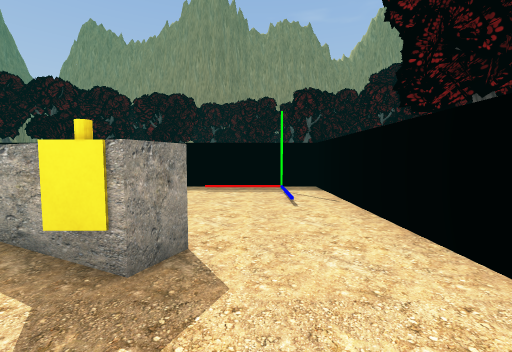
[1] (above)

16 first-person views from a walk through a scene from a Unity 3-D project. The camera is 1.3 m above the floor, tilts 4° down and sees 90° across. The floor is counted in squares, 1 m on a side. Each view is taken from the middle of a square. On the plan, view 1 faces up. The plan holds only what a view shows up to about 13 squares ahead; the rest is blank. The place goes on beyond the plan. The player is left out.

[2]
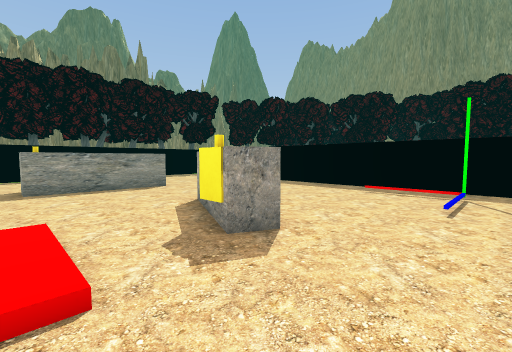

[3]
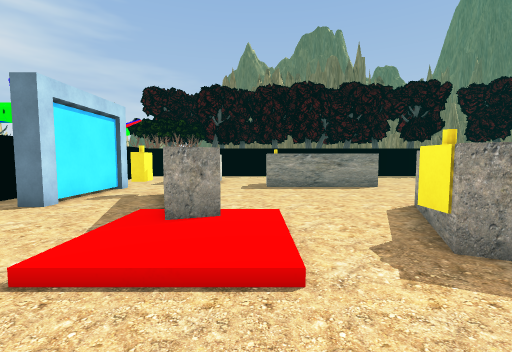

[4]
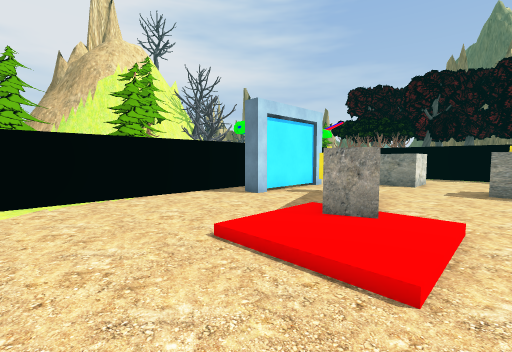

[5]
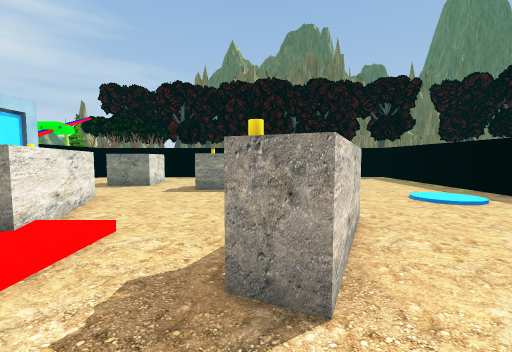

[6]
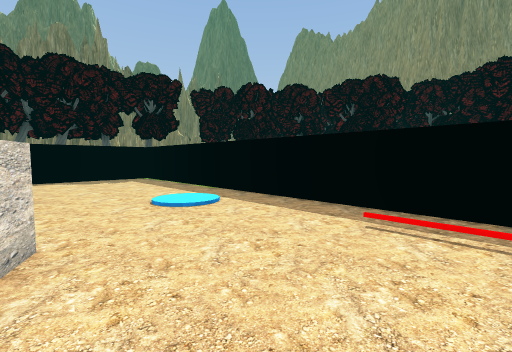

[7]
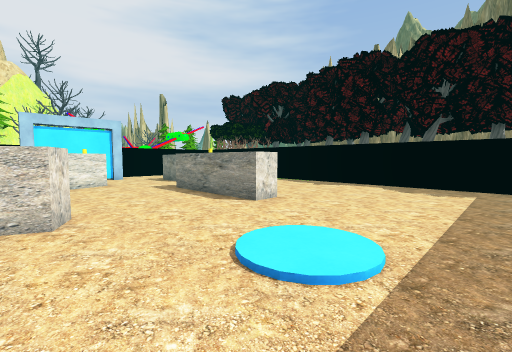

[8]
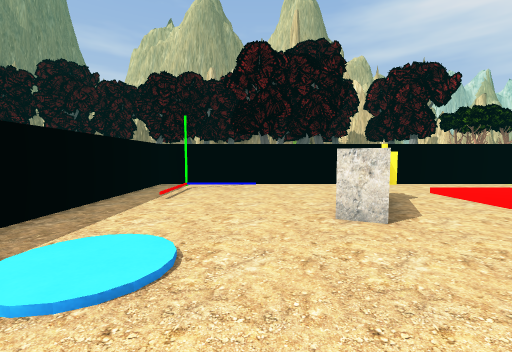

[9]
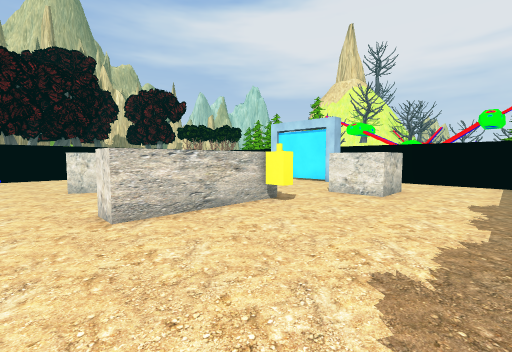

[10]
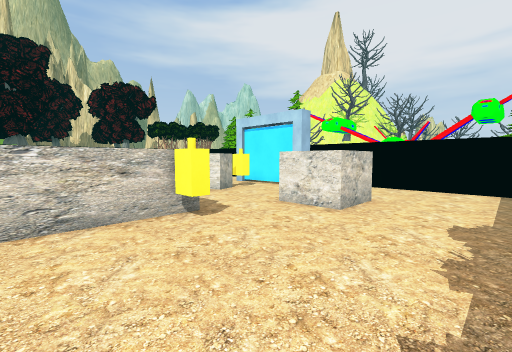

[11]
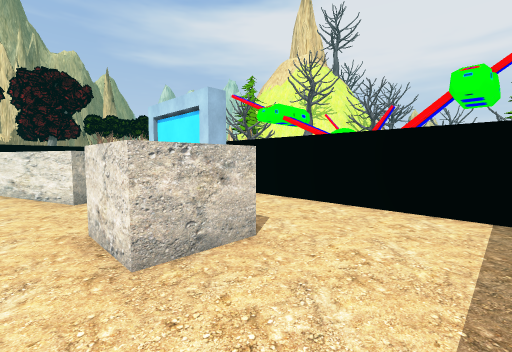

[12]
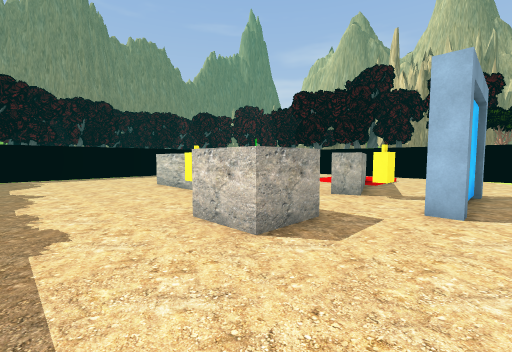

[13]
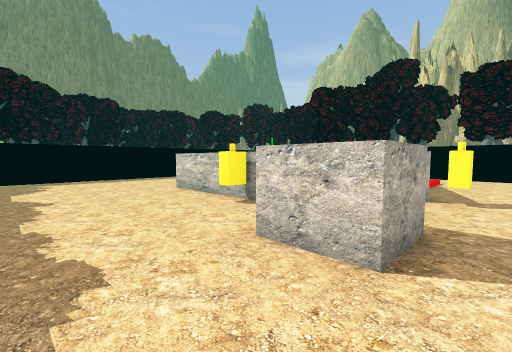

[14]
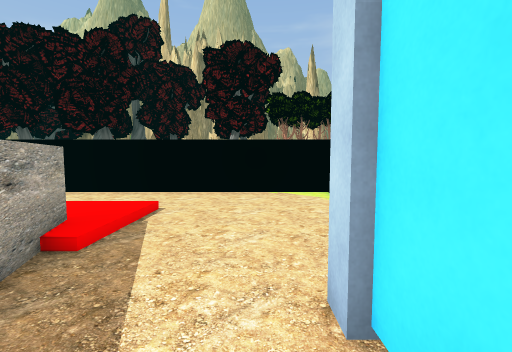

[15]
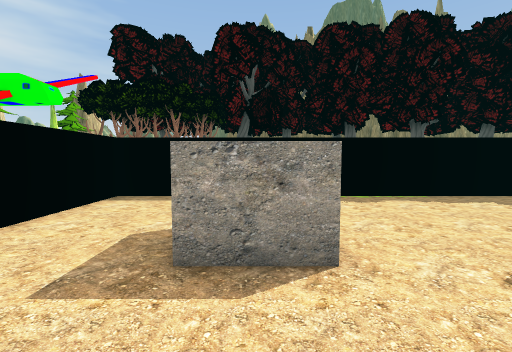

[16]
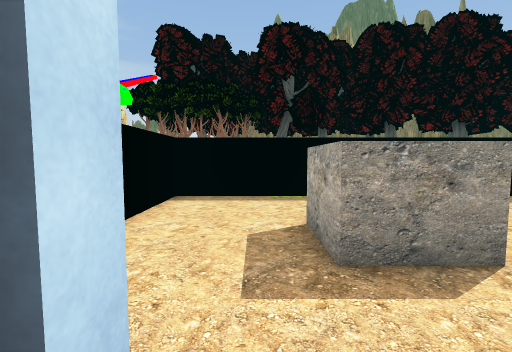

### Floor plan
Key: @ floor where view 1 was taken; # wall or solid block; . main floor; : floor 0.25 m higher than the main floor; / step, stairs or slope; ^ raised ledge; O other object.
Columns run from 17 left of view 1 to 3 right of it. Each row starts with its distance up from view 1.
 12  ###              #
 11  ...................#
 10  .........O....///O.
  9  ........OOO....../.
  8  .........O......./.
  7 #................./.
  6 #...................
  5  ......^....^^......
  4  ......^....#^^^#...
  3  ......^.......O#...#
  2  ......^............
  1  .....O^............
  0  .............:::@..
 -1  ............^^::...
 -2  ...OOO...^^^^^::...
 -3 #...O O...^^........#
 -4  ...OOO...O.........#
 -5  ...................#
 -6 #.......#####.......#
 -7  ...................#
 -8            #        #

Positions as (right, up) in squares from view 1, and headings:
1: (0, 0), facing up
2: (2, 0), facing up-left
3: (2, 0), facing left
4: (2, 1), facing down-left
5: (1, 3), facing left
6: (0, 5), facing up-left
7: (-4, 11), facing down-left
8: (-10, 7), facing right
9: (-16, 7), facing down-right
10: (-16, 4), facing down-right
11: (-16, -1), facing down-right
12: (-16, -7), facing up-right
13: (-16, -5), facing up-right
14: (-7, -5), facing right
15: (-8, -3), facing left
16: (-8, -5), facing left
